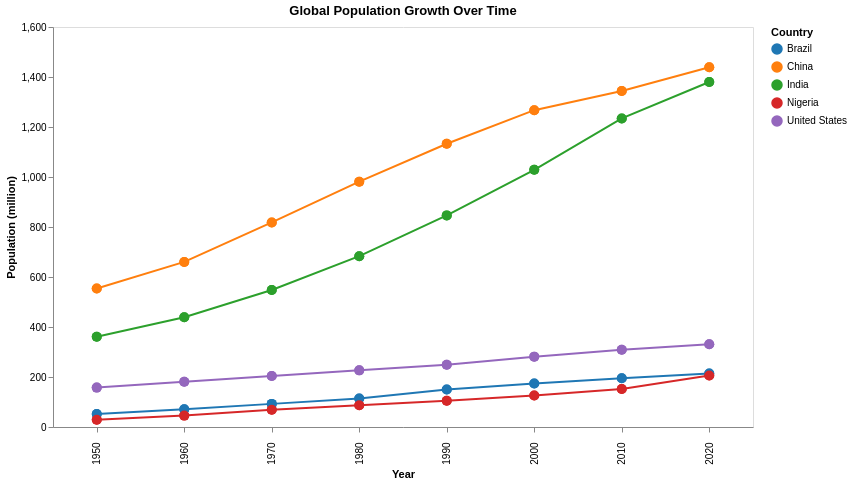

Write a Vega-Lite specification for this figure.
### Vega-Lite specification from a JSON file in a GitHub repository (floating-point values rounded to 4 significant figures)
{"$schema": "https://vega.github.io/schema/vega-lite/v5.json", "title": "Global Population Growth Over Time", "data": {"values": [{"Country": "China", "Year": 1950, "Population": 554005000, "Continent": "Asia"}, {"Country": "China", "Year": 1960, "Population": 660330000, "Continent": "Asia"}, {"Country": "China", "Year": 1970, "Population": 818315000, "Continent": "Asia"}, {"Country": "China", "Year": 1980, "Population": 981235000, "Continent": "Asia"}, {"Country": "China", "Year": 1990, "Population": 1133020000, "Continent": "Asia"}, {"Country": "China", "Year": 2000, "Population": 1267320000, "Continent": "Asia"}, {"Country": "China", "Year": 2010, "Population": 1344130000, "Continent": "Asia"}, {"Country": "China", "Year": 2020, "Population": 1439323776, "Continent": "Asia"}, {"Country": "India", "Year": 1950, "Population": 361000000, "Continent": "Asia"}, {"Country": "India", "Year": 1960, "Population": 439235000, "Continent": "Asia"}, {"Country": "India", "Year": 1970, "Population": 548159000, "Continent": "Asia"}, {"Country": "India", "Year": 1980, "Population": 683329000, "Continent": "Asia"}, {"Country": "India", "Year": 1990, "Population": 846387000, "Continent": "Asia"}, {"Country": "India", "Year": 2000, "Population": 1028690000, "Continent": "Asia"}, {"Country": "India", "Year": 2010, "Population": 1234280000, "Continent": "Asia"}, {"Country": "India", "Year": 2020, "Population": 1380004385, "Continent": "Asia"}, {"Country": "United States", "Year": 1950, "Population": 157553000, "Continent": "North America"}, {"Country": "United States", "Year": 1960, "Population": 180671000, "Continent": "North America"}, {"Country": "United States", "Year": 1970, "Population": 203984000, "Continent": "North America"}, {"Country": "United States", "Year": 1980, "Population": 226542000, "Continent": "North America"}, {"Country": "United States", "Year": 1990, "Population": 248709000, "Continent": "North America"}, {"Country": "United States", "Year": 2000, "Population": 281421000, "Continent": "North America"}, {"Country": "United States", "Year": 2010, "Population": 308745538, "Continent": "North America"}, {"Country": "United States", "Year": 2020, "Population": 331002651, "Continent": "North America"}, {"Country": "Brazil", "Year": 1950, "Population": 51910000, "Continent": "South America"}, {"Country": "Brazil", "Year": 1960, "Population": 70700000, "Continent": "South America"}, {"Country": "Brazil", "Year": 1970, "Population": 92500000, "Continent": "South America"}, {"Country": "Brazil", "Year": 1980, "Population": 113800000, "Continent": "South America"}, {"Country": "Brazil", "Year": 1990, "Population": 150000000, "Continent": "South America"}, {"Country": "Brazil", "Year": 2000, "Population": 174000000, "Continent": "South America"}, {"Country": "Brazil", "Year": 2010, "Population": 195000000, "Continent": "South America"}, {"Country": "Brazil", "Year": 2020, "Population": 213993437, "Continent": "South America"}, {"Country": "Nigeria", "Year": 1950, "Population": 28820000, "Continent": "Africa"}, {"Country": "Nigeria", "Year": 1960, "Population": 45600000, "Continent": "Africa"}, {"Country": "Nigeria", "Year": 1970, "Population": 69000000, "Continent": "Africa"}, {"Country": "Nigeria", "Year": 1980, "Population": 87300000, "Continent": "Africa"}, {"Country": "Nigeria", "Year": 1990, "Population": 105000000, "Continent": "Africa"}, {"Country": "Nigeria", "Year": 2000, "Population": 126000000, "Continent": "Africa"}, {"Country": "Nigeria", "Year": 2010, "Population": 152000000, "Continent": "Africa"}, {"Country": "Nigeria", "Year": 2020, "Population": 206139589, "Continent": "Africa"}, {"Country": "China", "Year": 1950, "Population": 554005000, "Continent": "All"}, {"Country": "China", "Year": 1960, "Population": 660330000, "Continent": "All"}, {"Country": "China", "Year": 1970, "Population": 818315000, "Continent": "All"}, {"Country": "China", "Year": 1980, "Population": 981235000, "Continent": "All"}, {"Country": "China", "Year": 1990, "Population": 1133020000, "Continent": "All"}, {"Country": "China", "Year": 2000, "Population": 1267320000, "Continent": "All"}, {"Country": "China", "Year": 2010, "Population": 1344130000, "Continent": "All"}, {"Country": "China", "Year": 2020, "Population": 1439323776, "Continent": "All"}, {"Country": "India", "Year": 1950, "Population": 361000000, "Continent": "All"}, {"Country": "India", "Year": 1960, "Population": 439235000, "Continent": "All"}, {"Country": "India", "Year": 1970, "Population": 548159000, "Continent": "All"}, {"Country": "India", "Year": 1980, "Population": 683329000, "Continent": "All"}, {"Country": "India", "Year": 1990, "Population": 846387000, "Continent": "All"}, {"Country": "India", "Year": 2000, "Population": 1028690000, "Continent": "All"}, {"Country": "India", "Year": 2010, "Population": 1234280000, "Continent": "All"}, {"Country": "India", "Year": 2020, "Population": 1380004385, "Continent": "All"}, {"Country": "United States", "Year": 1950, "Population": 157553000, "Continent": "All"}, {"Country": "United States", "Year": 1960, "Population": 180671000, "Continent": "All"}, {"Country": "United States", "Year": 1970, "Population": 203984000, "Continent": "All"}, {"Country": "United States", "Year": 1980, "Population": 226542000, "Continent": "All"}, {"Country": "United States", "Year": 1990, "Population": 248709000, "Continent": "All"}, {"Country": "United States", "Year": 2000, "Population": 281421000, "Continent": "All"}, {"Country": "United States", "Year": 2010, "Population": 308745538, "Continent": "All"}, {"Country": "United States", "Year": 2020, "Population": 331002651, "Continent": "All"}, {"Country": "Brazil", "Year": 1950, "Population": 51910000, "Continent": "All"}, {"Country": "Brazil", "Year": 1960, "Population": 70700000, "Continent": "All"}, {"Country": "Brazil", "Year": 1970, "Population": 92500000, "Continent": "All"}, {"Country": "Brazil", "Year": 1980, "Population": 113800000, "Continent": "All"}, {"Country": "Brazil", "Year": 1990, "Population": 150000000, "Continent": "All"}, {"Country": "Brazil", "Year": 2000, "Population": 174000000, "Continent": "All"}, {"Country": "Brazil", "Year": 2010, "Population": 195000000, "Continent": "All"}, {"Country": "Brazil", "Year": 2020, "Population": 213993437, "Continent": "All"}, {"Country": "Nigeria", "Year": 1950, "Population": 28820000, "Continent": "All"}, {"Country": "Nigeria", "Year": 1960, "Population": 45600000, "Continent": "All"}, {"Country": "Nigeria", "Year": 1970, "Population": 69000000, "Continent": "All"}, {"Country": "Nigeria", "Year": 1980, "Population": 87300000, "Continent": "All"}, {"Country": "Nigeria", "Year": 1990, "Population": 105000000, "Continent": "All"}, {"Country": "Nigeria", "Year": 2000, "Population": 126000000, "Continent": "All"}, {"Country": "Nigeria", "Year": 2010, "Population": 152000000, "Continent": "All"}, {"Country": "Nigeria", "Year": 2020, "Population": 206139589, "Continent": "All"}]}, "transform": [{"calculate": "datum.Population / 1000000", "as": "Population (million)"}, {"filter": {"selection": "Continent", "field": "Continent", "equal": "Continent"}}], "selection": {"Continent": {"type": "single", "fields": ["Continent"], "bind": {"input": "select", "options": ["All", "Asia", "North America", "South America", "Africa"], "name": "Select Continent"}}}, "mark": {"type": "line", "point": {"filled": true, "size": 100}}, "encoding": {"x": {"field": "Year", "type": "ordinal", "title": "Year", "labelAngle": 180, "axis": {"values": [1950, 1960, 1970, 1980, 1990, 2000, 2010, 2020], "labelOverlap": "parity", "labelPadding": 10}}, "y": {"field": "Population (million)", "type": "quantitative", "title": "Population (million)", "axis": {"tickCount": 10, "grid": false}}, "color": {"field": "Country", "type": "nominal", "scale": {"scheme": "category10"}, "legend": {"title": "Country"}}, "tooltip": [{"field": "Country", "title": "Country"}, {"field": "Year", "title": "Year"}, {"field": "Population (million)", "title": "Population (million)"}]}, "width": 700, "height": 400}
